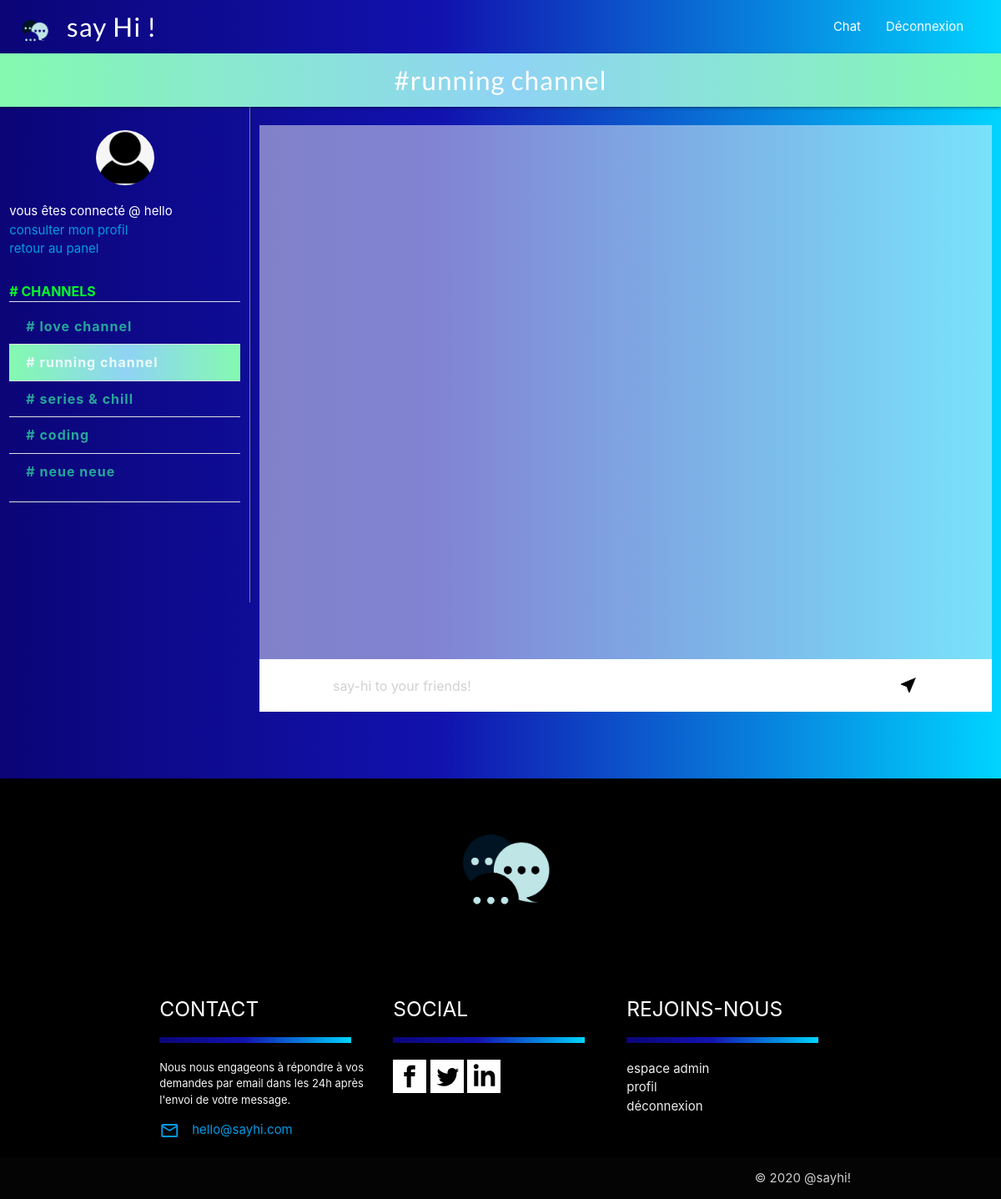
Screenshot of /channel.php?id=69 (signed in) with the database file from the repository.
### tables this page shows
CREATE TABLE `canaux` (
  `id_channel` int(11) NOT NULL,
  `name_channel` varchar(50) NOT NULL,
  `status_channel` int(11) NOT NULL DEFAULT '0'
);

### class/channel_class.php (called while the page is built, shortened)
<?php
class Channel{
public $db;
public function __construct($db)
{
	$this->db = $db;
}
public function channel()
    {
        $connexion = $this->db->connectDb();
        $q = $connexion->prepare("SELECT * FROM canaux");
        $q->execute();
		$channel = $q->fetchAll();
		return $channel;
	}
public function channel_infos($id_channel)
    {
        $connexion = $this->db->connectDb();
        $q = $connexion->prepare("SELECT * FROM canaux WHERE canaux.id_channel = $id_channel");
        $q->execute();
		$channel_infos = $q->fetch();
		return $channel_infos;
	}
}
?>

### channel.php (the view, shortened to what this page needs)
<!DOCTYPE html>
<html>
<head>
    <link rel="stylesheet" href="https://use.fontawesome.com/releases/v5.3.1/css/all.css">
    <link rel="stylesheet" type="text/css" href="css/style.css">
    <link rel="stylesheet" type="text/css" href="css/style-chat.css">
    <link rel="stylesheet" href="https://cdnjs.cloudflare.com/ajax/libs/materialize/1.0.0/css/materialize.min.css">
</head>
<body>
<header>
    <?php
    include("includes/header.php");
    $id_page = $_GET['id'];
    $chan_infos = $channel->channel_infos($id_page);
   ?>
    <nav>
        <div class="nav-wrapper chan-nav">
            <p class="brand-logo center">#<?=  $chan_infos['name_channel']; ?></p>
        </div>
    </nav>
</header>
<main data-id_page="<?= $id_page;?>" id="main-channel">
    <?php if(isset ($_SESSION['user'])){ ?>
    <div class="row row-chat">
        <div class="col l3 s12 profile-side">
            <ul>
                <li>
                    <div class="user-view">
                        <div class="background center user-pic">
                            <a href="#user_picture"><img class="circle" src="img/default_profile.png" width="70"></a>
                        </div>
                        <a href="login"><span class="white-text email"> vous êtes connecté @ <?= $_SESSION['user']['login']?></span></a></br>
                        <a href="profil.php">consulter mon profil</a>
                        <?php if(isset ($_SESSION['user']) && ($_SESSION['user']['droits'] == 1)){ ?>
                        <a href="admin.php">retour au panel</a>
                        <?php } ?>
                    </div>
                </li>
                <li id="title-category"> # CHANNELS</li>
                <li><div class="divider"></div></li>
                <div class="collection">
                    <?php foreach ($title_channel as $channels){ ?>
                        <a class="collection-item transparent" href="channel.php?id=<?= $channels['id_channel'] ?>"># <?= $channels['name_channel'] ?></a>
                    <?php }; ?>
                </div>
                <li><div class="divider"></div></li>
            </ul>
        </div>
        <div class="col l9 s12">
            <section id="messages">
            </section>
            <section class="user-input">
                <form id="chat" action="" method="POST">
                    <input type="text" name="content" id="content" placeholder="say-hi to your friends!" size="144" required>
                    <button id="send" type="submit" data-id_page="<?= $_GET['id'];?>" name="send"><i class="material-icons right button_send">near_me</i></button>
                </form>
            </section>
        </div>
    </div>
    <?php }; ?>
</main>
<footer>
    <?php
    include("includes/footer.php") ?>
</footer>
</body>
</html>

### css/style.css (style rules this page uses)
* { padding: 0 ; margin: 0; box-sizing: border-box; }
a { text-decoration: none; }
body { display: flex; min-height: 100vh; flex-direction: column; background: linear-gradient(90deg, rgba(11,5,119,1) 0%, rgba(18,18,175,1) 44%, rgba(0,212,255,1) 100%); }
main { flex: 1 0 auto; }
header { z-index: 100; }
.brand-logo { letter-spacing: 1px; font-family: 'Lato', sans-serif; z-index: 100; }

### css/style-chat.css (style rules this page uses)
#main-channel { display: flex; padding-bottom: 5%; }
.chan-nav { background-image: linear-gradient(to right, #84fab0 0%, #8fd3f4 51%, #84fab0 100%); }
.profile-side { padding-top: 10%; padding-bottom: 10% !important; border-right: 0.5px solid gray; }
.user-view { margin-top: 10%; padding-bottom: 5%; }
.user-pic { margin-bottom: 5%; }
#title-category { display: flex; font-size: 16px; font-weight: 700; color: #05F92A; margin-top: 5%; }
.collection { border:none !important; }
.collection a.active { background-image: linear-gradient(to right, #84fab0 0%, #8fd3f4 51%, #84fab0 100%) !important; }
.collection-item { font-weight: 700 !important; font-size: 16px; letter-spacing: 1px; }
#messages { display: flex; flex-direction: column; justify-content: left; align-items: center; margin-top: 2.5%; padding-top: 2.5%; padding-bottom: 2.5%; height: 80vh; overflow-y: scroll; background: rgba(241, 245, 250, 0.5); }
.user-input { display: flex; background-color: white; align-items: center; justify-content: center; width:100%; }
#chat { display: flex; justify-content: space-between; width:80% }
#chat input[type=text] { display: flex !important; align-items: center !important; border: none !important; color: #B1C2BE !important; font-size: 16px !important; font-weight: 400 !important; padding-top: 10px; }
#chat button[type=submit] { border:none !important; background-color: transparent; }

### rows the page displays
canaux: name_channel "running channel"
canaux: name_channel "love channel"
canaux: name_channel "series & chill"
canaux: name_channel "coding"
canaux: name_channel "neue neue"

### other values shown
$_SESSION['user']['login'] "hello"
